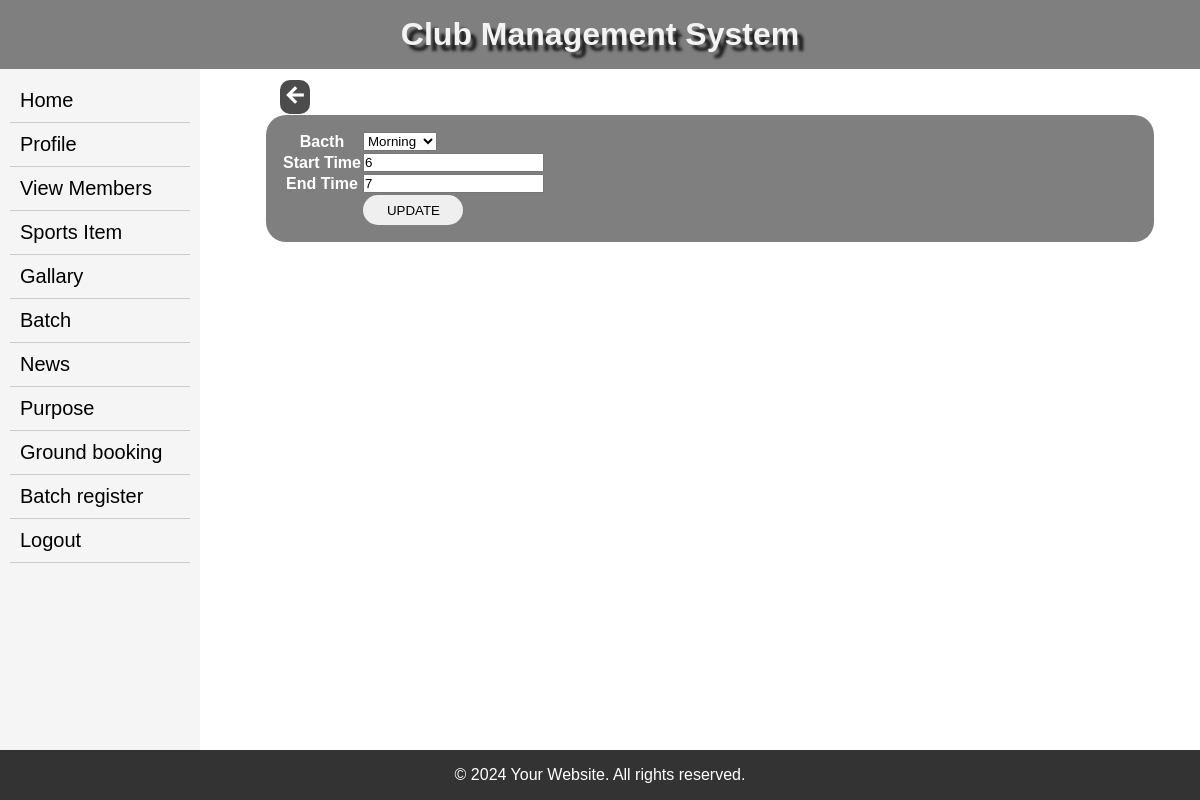
The page /editbatchtime/4 on the database its author committed.
### myapp/models.py (models this page shows, shortened)
class batchtime(models.Model):
    batchtimeid=models.AutoField(primary_key=True)
    batid=models.ForeignKey(batch,on_delete=models.CASCADE)
    fromtime=models.CharField(max_length=50)
    totime=models.CharField(max_length=50)

### myapp/views.py (the view)
# urls.py: path("editbatchtime/<str:pk>",views.admineditbatchtime,name='editbatchtime'),
def admineditbatchtime(request,pk):
    cu_ed = batchtime.objects.get(batchtimeid=pk)
    if request.method=="POST":
        updated_form = clubbatchtimeform(request.POST,instance=cu_ed)
        if updated_form.is_valid():
            updated_form.save()
            previous_page_url = request.session.get('previous_page', '/')
            return redirect(previous_page_url)
    else:
        updated_form = clubbatchtimeform(instance=cu_ed)
    return render(request,'admineditbatchtime.html',{'form':updated_form})

### myapp/forms.py
class clubbatchtimeform(forms.ModelForm):
    class Meta:
        model=batchtime
        fields=['batid','fromtime','totime']

### myapp/models.py (called while the page is built)
    def __str__(self):
        return str(self.batchname)

### templates/admineditbatchtime.html (shortened to what this page needs)
{% extends 'admin_index.html' %}
{% block body %}
<body>
 <a href="{% url 'adminbatchlist' %}" style="position: fixed; top:80px; left: 280px; color:#fff; background-color: rgba(0,0,0,0.7); padding:3px; border-radius:10px;"><span class="material-symbols-outlined">
</span></a>
<form method="post" action="">
    <table>
        <tr><th>Bacth</th><td>{{form.batid}}</td></tr>
        <tr><th>Start Time</th><td>{{form.fromtime}}</td></tr>
        <tr><th>End Time</th><td>{{form.totime}}</td></tr>
        <tr><th colspan="2"><input type="submit" name="submit" id="submit" value="UPDATE"></th> </tr>
    </table>
</form>
</body>
{% endblock %}

### templates/admin_index.html (style rules this page uses)
* { margin: 0; padding: 0; box-sizing: border-box; }
body { font-family: Arial, sans-serif; background-image: url(https://png.pngtree.com/background/20230512/original/pngtree-sport-background-picture-image_2502918.jpg); background-size: cover; background-repeat: no-repeat; }
#submit { width:100px; height:30px; border-radius:20px; border:none; }
th { color:#fff; }
.material-symbols-outlined { font-variation-settings: 'FILL' 8, 'wght' 900, 'GRAD' 0, 'opsz' 24 }

### rows shown on the page
batchtime: batid "Morning", fromtime "6", totime "7"
